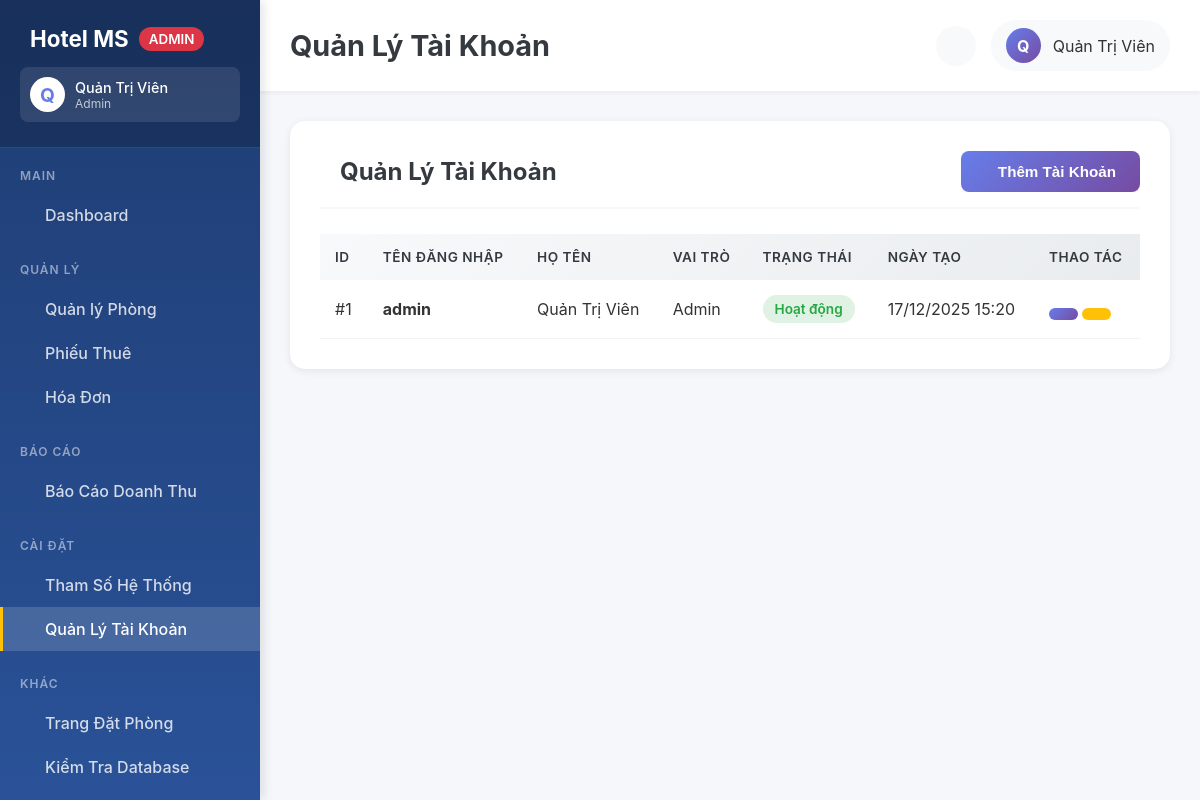
/admin/tai-khoan.php (signed in), run on the app's committed database.
### tables this page shows
CREATE TABLE NGUOIDUNG (
MaNguoiDung INTEGER PRIMARY KEY AUTOINCREMENT,
TenDangNhap TEXT UNIQUE NOT NULL,
MatKhau TEXT NOT NULL,
HoTen TEXT NOT NULL,
VaiTro TEXT DEFAULT 'NhanVien',
TrangThai TEXT DEFAULT 'Hoạt động',
NgayTao DATETIME DEFAULT CURRENT_TIMESTAMP
);

### controllers/AuthController.php (called while the page is built, shortened)
<?php
require_once __DIR__ . '/../config/database.php';
class AuthController {
    private $db;
    public function __construct() {
        $database = new Database();
        $this->db = $database->connect();
    }
    public function getAllUsers() {
        $stmt = $this->db->query("SELECT * FROM NGUOIDUNG ORDER BY MaNguoiDung DESC");
        return $stmt->fetchAll();
    }
}
?>

### config/database.php (called while the page is built, shortened)
<?php
class Database {
    private $db_file;
    private $conn;
    public function __construct() {
        $this->db_file = __DIR__ . '/../database/hotel.db';
    }
    public function connect() {
        try {
            $db_dir = dirname($this->db_file);
            $this->conn = new PDO('sqlite:' . $this->db_file);
            $this->conn->setAttribute(PDO::ATTR_ERRMODE, PDO::ERRMODE_EXCEPTION);
            $this->conn->setAttribute(PDO::ATTR_DEFAULT_FETCH_MODE, PDO::FETCH_ASSOC);
            $this->conn->exec('PRAGMA foreign_keys = ON');
            $this->conn->exec('PRAGMA journal_mode = WAL');
            $this->conn->exec('PRAGMA synchronous = NORMAL');
        } catch(PDOException $e) {
            die("Connection Error: " . $e->getMessage());
        }
        return $this->conn;
    }
    public function __destruct() {
        $this->conn = null;
    }
}
?>

### admin/tai-khoan.php (the view, shortened to what this page needs)
<?php
require_once __DIR__ . '/../controllers/AuthController.php';
$auth = new AuthController();
$auth->requireAdmin();
$users = $auth->getAllUsers();
?>
<!DOCTYPE html>
<html lang="vi">
<head>
    <link rel="stylesheet" href="../assets/css/admin.css">
</head>
<body>
    <?php
    include 'includes/sidebar.php';
    ?>
    <div class="admin-content">
        <?php include 'includes/header.php'; ?>
        <main class="main-container">
            <div class="content-section">
                <div class="section-header">
                    <h2 class="section-title"><i class="ph ph-users"></i> Quản Lý Tài Khoản</h2>
                    <button onclick="openModal('createModal')" class="btn btn-primary">
                        <i class="ph ph-plus-circle"></i> Thêm Tài Khoản
                    </button>
                </div>
                <table class="data-table">
                    <thead>
                        <tr>
                            <th>ID</th>
                            <th>Tên Đăng Nhập</th>
                            <th>Họ Tên</th>
                            <th>Vai Trò</th>
                            <th>Trạng Thái</th>
                            <th>Ngày Tạo</th>
                            <th>Thao Tác</th>
                        </tr>
                    </thead>
                    <tbody>
                        <?php foreach ($users as $user): ?>
                        <tr>
                            <td>#<?= $user['MaNguoiDung'] ?></td>
                            <td><strong><?= htmlspecialchars($user['TenDangNhap']) ?></strong></td>
                            <td><?= htmlspecialchars($user['HoTen']) ?></td>
                            <td><span class="badge <?= $user['VaiTro'] === 'Admin' ? 'badge-primary' : 'badge-secondary' ?>"><?= $user['VaiTro'] ?></span></td>
                            <td><span class="status-badge <?= $user['TrangThai'] === 'Hoạt động' ? 'available' : 'occupied' ?>"><?= $user['TrangThai'] ?></span></td>
                            <td><?= date('d/m/Y H:i', strtotime($user['NgayTao'])) ?></td>
                            <td>
                                <button onclick='editUser(<?= json_encode($user) ?>)' class="btn btn-sm btn-primary" title="Sửa">
                                </button>
                                <button onclick='changePassword(<?= $user['MaNguoiDung'] ?>, "<?= htmlspecialchars($user['TenDangNhap']) ?>")' class="btn btn-sm btn-warning" title="Đổi mật khẩu">
                                </button>
                            </td>
                        </tr>
                        <?php endforeach; ?>
                    </tbody>
                </table>
            </div>
        </main>
    </div>
</body>
</html>

### assets/css/admin.css (style rules this page uses)
:root { --primary: #667eea; --primary-dark: #5568d3; --secondary: #764ba2; --success: #28a745; --danger: #dc3545; --warning: #ffc107; --info: #17a2b8; --light: #f8f9fa; --dark: #343a40; --sidebar-width: 260px; }
* { margin: 0; padding: 0; box-sizing: border-box; }
body { font-family: 'Inter', 'Segoe UI', system-ui, -apple-system, sans-serif; background: #f5f7fa; color: #333; overflow-x: hidden; }
.admin-content { margin-left: var(--sidebar-width); min-height: 100vh; background: #f5f7fa; }
.main-container { padding: 30px; }
.content-section { background: white; padding: 30px; border-radius: 15px; box-shadow: 0 2px 8px rgba(0,0,0,0.08); margin-bottom: 30px; }
.section-header { display: flex; align-items: center; justify-content: space-between; margin-bottom: 25px; padding-bottom: 15px; border-bottom: 2px solid var(--light); }
.section-title { font-size: 1.5em; font-weight: 700; color: var(--dark); display: flex; align-items: center; gap: 10px; }
.btn { padding: 12px 24px; border: none; border-radius: 8px; font-weight: 600; cursor: pointer; transition: 0.3s; display: inline-flex; align-items: center; gap: 8px; text-decoration: none; font-size: 0.95em; }
.btn-primary { background: linear-gradient(135deg, var(--primary), var(--secondary)); color: white; }
.btn-warning { background: var(--warning); color: var(--dark); }
.data-table { width: 100%; border-collapse: collapse; background: white; }
.data-table thead { background: linear-gradient(135deg, #f8f9fa, #e9ecef); }
.data-table th { padding: 15px; text-align: left; font-weight: 600; color: var(--dark); text-transform: uppercase; font-size: 0.85em; letter-spacing: 0.5px; }
.data-table td { padding: 15px; border-bottom: 1px solid #f1f3f5; }
.data-table tbody tr { transition: 0.3s; }
.btn-sm { padding: 6px 12px; font-size: 0.85em; border-radius: 6px; }
.status-badge { padding: 6px 12px; border-radius: 20px; font-size: 0.85em; font-weight: 600; display: inline-block; }
.status-badge.available { background: rgba(40,167,69,0.15); color: var(--success); }

### data on the page
nguoidung: MaNguoiDung "1", TenDangNhap "admin", HoTen "Quản Trị Viên", VaiTro "Admin", TrangThai "Hoạt động", NgayTao "17/12/2025 15:20"

### other printed values
substr($_SESSION['fullname'] ?? 'A', 0, 1) "Q"
$_SESSION['fullname'] "Quản Trị Viên"
$_SESSION['role'] "Admin"
$page_title "Quản Lý Tài Khoản"
